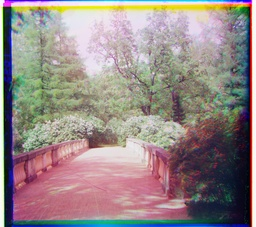
#> input picture images/bridge_combined.jpg, 256 x 227 px, shrunk from 3671 x 3260 before the run, given in place of cathedral.jpg, which was not available
$ jupyter execute --allow-errors main.ipynb
#> lines starting #> are read from the running program, lines starting #| are printed output that depends on the picture; long printed decimals are rounded; pictures that were not available may be replaced by others from this repository, and a replacement may not be noted
[cell 1]
import numpy as np
import skimage as sk
import skimage.io as skio

[cell 2]
# verify installation
# print(np.__version__)
# print(sk.__version__)

[cell 3]
# all raw input files
images = ["cathedral.jpg",
          "church.tif",
          "emir.tif",
          "harvesters.tif",
          "icon.tif",
          "lady.tif",
          "melons.tif",
          "monastery.jpg",
          "onion_church.tif",
          "sculpture.tif",
          "self_portrait.tif",
          "three_generations.tif",
          "tobolsk.jpg",
          "train.tif"]

[cell 4]
small_images = ["cathedral.jpg", "monastery.jpg", "tobolsk.jpg"]

[cell 5]
large_images = ["vases.tiff",
                "bridge.tiff",
                "flowers.tiff",
                "church.tif",
                "harvesters.tif",
                "icon.tif",
                "lady.tif",
                "melons.tif",
                "onion_church.tif",
                "sculpture.tif",
                "self_portrait.tif",
                "three_generations.tif",
                "train.tif"]

[cell 6]
# file util functions
def get_file(fname):
    # read in the image
    impath = f"../../data/{fname}"
    imname = fname.split(".")[0]
    im = skio.imread(impath)

    # convert to double
    im = sk.img_as_float(im)

    return imname, im

def save_file(imname, im_out):
    fname = f"../images/{imname}_combined.jpg"
    print(f"Saving output as {fname}...")
    skio.imsave(fname, im_out)

[cell 7]
# image functions
def separate_color_channels(im):
    # compute the height of each part (just 1/3 of total)
    height = np.floor(im.shape[0] / 3.0).astype(int)

    # separate color channels
    b = im[:height]
    g = im[height: 2*height]
    r = im[2*height: 3*height]
    assert(np.shape(b) == np.shape(g) == np.shape(r))

    return b, g, r

def create_color_image(r, g, b):
    im_out = np.dstack([r, g, b])
    im_out = sk.img_as_ubyte(im_out)
    return im_out

def display_image(im):
    skio.imshow(im)
    skio.show()

# calculates the sum of squared differences (ssd) between images a and b
def ssd(a, b):
    diff = np.diff([a, b], axis=0)
    squared_diff = np.power(diff, 2)
    ssd = np.sum(squared_diff)

    return ssd

# shift an image by some dx, dy
def shift(im, dx, dy):
    shifted_im = np.roll(im, dy, axis=0)
    shifted_im = np.roll(shifted_im, dx, axis=1)

    return shifted_im

def crop(r, g, b, margin=10):
    return r[margin:-margin, margin:-margin], g[margin:-margin, margin:-margin], b[margin:-margin, margin:-margin]

[cell 8]
# single scale algorithm
# finds the displacement vector that best aligns image b to image a
def find_displacement(a, b, window=15):
    # the only 90% of the pixels in the image are used to calculate the ssd, centered around the middle of the image
    midpoint_x, midpoint_y = len(a[0]) // 2, len(a) // 2
    dx, dy = np.floor(len(a[0]) * .4).astype(int), np.floor(len(a) * .4).astype(int)
    left, right, top, bottom = midpoint_x - dx, midpoint_x + dx, midpoint_y - dy, midpoint_y + dy

    # iterate and search over the range [-window, window]
    min_ssd = np.inf
    best_i, best_j = 0, 0
    for i in range(-window, window+1):
        for j in range(-window, window+1):
            b_shifted = np.roll(b, i, axis=0)
            b_shifted = np.roll(b_shifted, j, axis=1)
            current_ssd = ssd(a[top:bottom, left:right], b_shifted[top:bottom, left:right])

            if current_ssd < min_ssd:
                min_ssd = current_ssd
                best_i, best_j = i, j

    print(f"Found ({best_j}, {best_i}) to be the best displacement vector with ssd={min_ssd}")
    return best_j, best_i

[cell 9]
# image pyramid algorithm
# recurive function that creates an image pyramid to do a coarse to fine displacement search
# [42 lines left out: function find_displacement_recursive, not called in this run]

[cell 10]
# bells and whistles
# auto-contrast
# [8 lines left out: function contrast, not called in this run]

[cell 11]
# integration functions
def run_small():
    for input in small_images:
        imname, im = get_file(input)
#> in get_file, im is the input picture: shape (227, 256, 3); mean R, G, B 149.6, 136.8, 135.4
#> imname = 'cathedral'
        b, g, r = separate_color_channels(im)
#> in separate_color_channels, `b = im[:height]`:
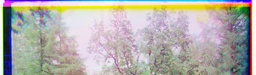
#> b: shape (75, 256, 3) float64; mean R, G, B 0.704, 0.686, 0.664
#> in separate_color_channels, `g = im[height: 2*height]`:
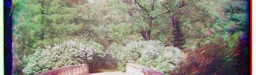
#> g: shape (75, 256, 3) float64; mean R, G, B 0.533, 0.527, 0.472
#> in separate_color_channels, `r = im[2*height: 3*height]`:
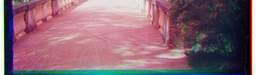
#> r: shape (75, 256, 3) float64; mean R, G, B 0.537, 0.402, 0.452

        dx, dy = find_displacement(b, r)
#> in find_displacement, `midpoint_x, midpoint_y = len(a[0]) // 2, len(a) // 2`: midpoint_x = 128; midpoint_y = 37
#> in find_displacement, `dx, dy = np.floor(len(a[0]) * .4).astype(int), np.floor(len(a) * .4).a..`: dx = 102; dy = 30
#> in find_displacement, `left, right, top, bottom = midpoint_x - dx, midpoint_x + dx, midpoint_..`: left = 26; right = 230; top = 7; bottom = 67
#> the loop in find_displacement, `for i in range(-window, window+1):` made 31 passes
#| Found (14, -3) to be the best displacement vector with ssd=3287.963
        ar = shift(r, dx, dy)
#> in shift, `shifted_im = np.roll(im, dy, axis=0)`:
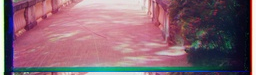
#> shifted_im: shape (75, 256, 3) float64; mean R, G, B 0.537, 0.402, 0.452
#> in shift, `shifted_im = np.roll(shifted_im, dx, axis=1)`:
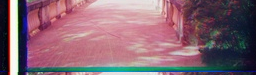
#> shifted_im: shape (75, 256, 3) float64; mean R, G, B 0.537, 0.402, 0.452
        dx, dy = find_displacement(b, g)
#| Found (7, 12) to be the best displacement vector with ssd=2554.859
        ag = shift(g, dx, dy)
#> call 2 of shift, with dx = 7, dy = 12
#> in shift (call 2), `shifted_im = np.roll(im, dy, axis=0)`:
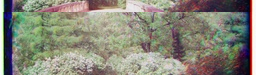
#> shifted_im: shape (75, 256, 3) float64; mean R, G, B 0.533, 0.527, 0.472
#> in shift (call 2), `shifted_im = np.roll(shifted_im, dx, axis=1)`:
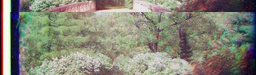
#> shifted_im: shape (75, 256, 3) float64; mean R, G, B 0.533, 0.527, 0.472

        im_out = create_color_image(ar, ag, b)
        save_file(imname, im_out)
        display_image(im_out)

# [64 lines left out: functions run_large, run_contrast, run_emir_bad, run_emir, not called in this run]
